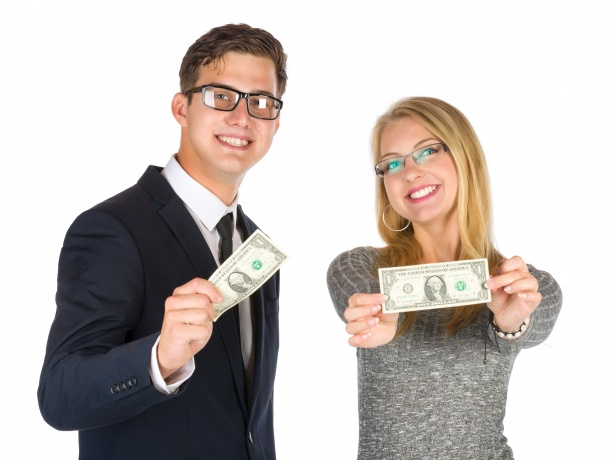
#> input picture image-manip/business.jpg, 615 x 460 px, given in place of the camera
$ python log-movement.py   (older library calls are emulated)
#> lines starting #> are read from the running program, lines starting #| are printed output that depends on the picture
# A script to detect movement on the webcam and log the times at which movement was found.

import cv2
from datetime import datetime as dt

# Get the video stream from the webcam
video_stream = cv2.VideoCapture(0)

# 1. Store the first frame of the video as a background
check, background = video_stream.read()
#> background is the input picture: shape (460, 615, 3); mean B, G, R 187, 190.6, 197.6

# 1b. Gray the background frame
background = cv2.cvtColor(background, cv2.COLOR_BGR2GRAY)
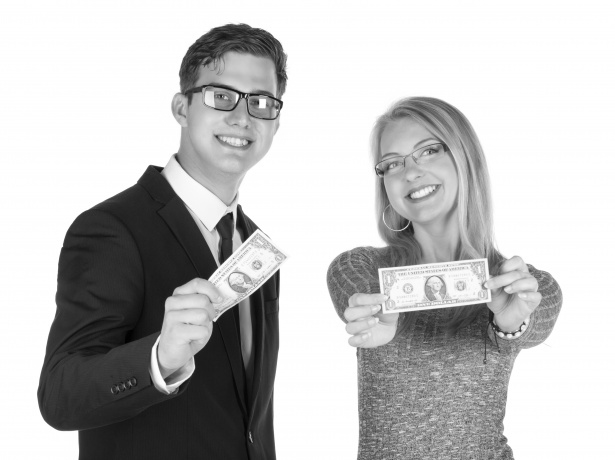
#> background: shape (460, 615); min 0, max 255, mean 192.3

# 2. Gaussian blur the background to smooth it
background = cv2.GaussianBlur(background, (21, 21), 0)
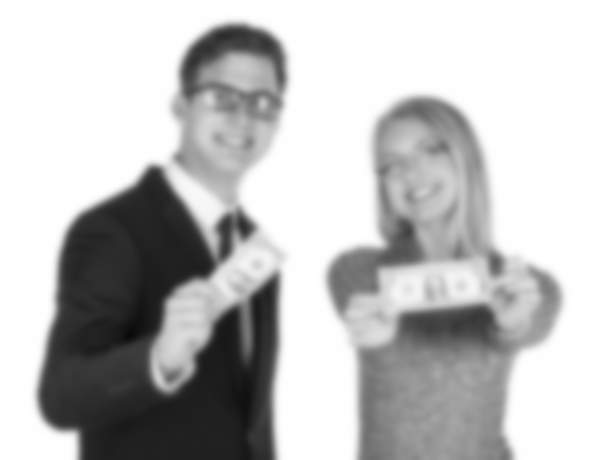
#> background: shape (460, 615); min 10, max 255, mean 192.3

prev_status = 0

# Now loop through the rest of the frames
while True:

	curr_status = 0

	# Get the frame, grayscale it, smooth it
	check, this_frame = video_stream.read()
	gray_frame = cv2.cvtColor(this_frame, cv2.COLOR_BGR2GRAY)
	gray_frame = cv2.GaussianBlur(gray_frame, (21, 21), 0)

	# 3. Create a difference frame to detect changes
	diff_frame = cv2.absdiff(background, gray_frame)
#> diff_frame: shape (460, 615); every value is 0

	# 4. Create a binary threshold frame that tells us *where* the two are significantly different
	pixel_difference = 50
	thresh_frame = cv2.threshold(diff_frame, pixel_difference, 255, cv2.THRESH_BINARY)[1]

	# Our instructor used the cv2.dilate() method to dilate the picture here, but I want to try without it
	#thresh_frame=cv2.dilate(thresh_frame, None, iterations=2)

	# 5. Find the contours in the images to see *where* the different things are
	ctrs, trash = cv2.findContours(thresh_frame.copy(), cv2.RETR_EXTERNAL, cv2.CHAIN_APPROX_SIMPLE)
#> ctrs = []; trash = None
	# For older versions of cv2, use below:
	# _, ctrs, _ = cv2.findContours(thresh_frame.copy(), cv2.RETR_EXTERNAL, cv2.CHAIN_APPROX_SIMPLE)

	# 6. Go through each contour
	for contour in ctrs:
		# 6b. if it's big enough to warrent being called "movement", rectangle it
		if cv2.contourArea(contour) >= 10000:
			# Set "something is here" to 1
			curr_status = 1
			(x, y, w, h) = cv2.boundingRect(contour)
			color = (0, 255, 0)
			width = 3
			# 7. Draw rectangle
			cv2.rectangle(this_frame, (x, y), (x+w, y+h), color, width)
#> this loop made 0 passes

	# If the status changes, write down the time
	if curr_status != prev_status:
		print(dt.now())


	# Update previous status
	prev_status = curr_status

	# Show the stream
	cv2.imshow("Standard Stream", this_frame)
	cv2.imshow("Gray", gray_frame)
	cv2.imshow("Difference", diff_frame)
	cv2.imshow("Threshold", thresh_frame)

	# Listen for key press
	key = cv2.waitKey(1)
#> (key q is pressed here)

	# If key pressed is "q", quit
	if key == ord("q"):
		break


# Remember this is after the loop!
cv2.destroyAllWindows()
# MAKE SURE YOU RELEASE THE STREAM
video_stream.release()
